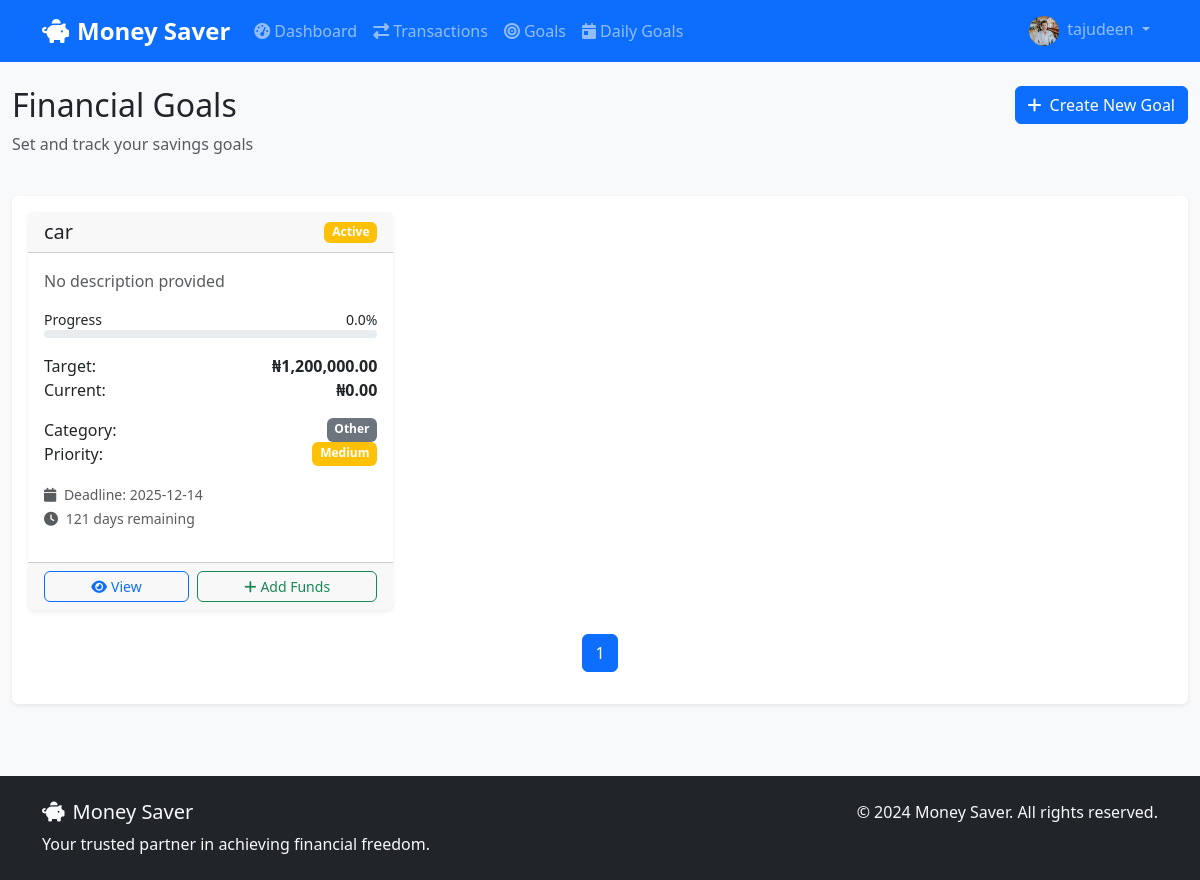
Page /goals (signed in) on the committed database.
### models.py (models this page shows, shortened)
class User(UserMixin, db.Model):
    id = db.Column(db.Integer, primary_key=True)
    username = db.Column(db.String(80), unique=True, nullable=False)
    email = db.Column(db.String(120), unique=True, nullable=False)
    password_hash = db.Column(db.String(255), nullable=False)
    first_name = db.Column(db.String(50), nullable=False)
    last_name = db.Column(db.String(50), nullable=False)
    phone = db.Column(db.String(20))
    profile_picture = db.Column(db.String(255), default='default.jpg')
    created_at = db.Column(db.DateTime, default=datetime.utcnow)
    is_verified = db.Column(db.Boolean, default=False)
    transactions = db.relationship('Transaction', backref='user', lazy='dynamic')
    goals = db.relationship('Goal', backref='user', lazy='dynamic')
    bank_accounts = db.relationship('BankAccount', backref='user', lazy='dynamic')

class Goal(db.Model):
    id = db.Column(db.Integer, primary_key=True)
    user_id = db.Column(db.Integer, db.ForeignKey('user.id'), nullable=False)
    title = db.Column(db.String(100), nullable=False)
    description = db.Column(db.Text)
    target_amount = db.Column(db.Float, nullable=False)
    current_amount = db.Column(db.Float, default=0.0)
    deadline = db.Column(db.DateTime, nullable=False)
    status = db.Column(db.String(20), default='active')  # active, completed, failed
    category = db.Column(db.String(50))  # emergency, vacation, car, house, education
    priority = db.Column(db.String(20), default='medium')  # low, medium, high
    created_at = db.Column(db.DateTime, default=datetime.utcnow)
    updated_at = db.Column(db.DateTime, default=datetime.utcnow, onupdate=datetime.utcnow)
    def get_progress_percentage(self):
        if self.target_amount <= 0:
            return 0
        return min((self.current_amount / self.target_amount) * 100, 100)
    def get_days_remaining(self):
        if self.deadline:
            delta = self.deadline - datetime.utcnow()
            return max(delta.days, 0)
        return 0

### routes.py (the view)
@main_bp.route('/goals')
@login_required
def goals():
    page = request.args.get('page', 1, type=int)
    goals = Goal.query.filter_by(user_id=current_user.id)\
        .order_by(Goal.created_at.desc())\
        .paginate(page=page, per_page=10, error_out=False)
    return render_template('goals.html', goals=goals)

### templates/goals.html (shortened to what this page needs)
{% extends "base.html" %}
{% block content %}
<div class="container-fluid">
    <div class="row mb-4">
        <div class="col">
            <h1 class="h2">Financial Goals</h1>
            <p class="text-muted">Set and track your savings goals</p>
        </div>
        <div class="col-auto">
            <a href="{{ url_for('main.add_goal') }}" class="btn btn-primary">
                <i class="fas fa-plus me-2"></i>Create New Goal
            </a>
        </div>
    </div>
    <div class="row">
        <div class="col-12">
            <div class="card">
                <div class="card-body">
                    {% if goals.items %}
                        <div class="row">
                            {% for goal in goals.items %}
                                <div class="col-md-6 col-lg-4 mb-4">
                                    <div class="card h-100">
                                        <div class="card-header d-flex justify-content-between align-items-center">
                                            <h5 class="mb-0">{{ goal.title }}</h5>
                                            <span class="badge bg-{{ 'success' if goal.status == 'completed' else 'warning' if goal.status == 'active' else 'danger' }}">
                                                {{ goal.status.title() }}
                                            </span>
                                        </div>
                                        <div class="card-body">
                                            <p class="text-muted">{{ goal.description or 'No description provided' }}</p>
                                            <div class="mb-3">
                                                <div class="d-flex justify-content-between">
                                                    <small>Progress</small>
                                                    <small>{{ goal.get_progress_percentage() }}%</small>
                                                </div>
                                                <div class="progress">
                                                </div>
                                            </div>
                                            <div class="mb-3">
                                                <div class="d-flex justify-content-between">
                                                    <span>Target:</span>
                                                    <strong>₦{{ "{:,.2f}".format(goal.target_amount) }}</strong>
                                                </div>
                                                <div class="d-flex justify-content-between">
                                                    <span>Current:</span>
                                                    <strong>₦{{ "{:,.2f}".format(goal.current_amount) }}</strong>
                                                </div>
                                            </div>
                                            <div class="mb-3">
                                                <div class="d-flex justify-content-between">
                                                    <span>Category:</span>
                                                    <span class="badge bg-secondary">{{ goal.category.title() }}</span>
                                                </div>
                                                <div class="d-flex justify-content-between">
                                                    <span>Priority:</span>
                                                    <span class="badge bg-{{ 'danger' if goal.priority == 'high' else 'warning' if goal.priority == 'medium' else 'info' }}">
                                                        {{ goal.priority.title() }}
                                                    </span>
                                                </div>
                                            </div>
                                            <div class="mb-3">
                                                <small class="text-muted">
                                                    <i class="fas fa-calendar me-1"></i>
                                                    Deadline: {{ goal.deadline.strftime('%Y-%m-%d') }}
                                                </small>
                                                <br>
                                                <small class="text-muted">
                                                    <i class="fas fa-clock me-1"></i>
                                                    {{ goal.get_days_remaining() }} days remaining
                                                </small>
                                            </div>
                                        </div>
                                        <div class="card-footer">
                                            <div class="d-flex gap-2">
                                                <button class="btn btn-sm btn-outline-primary flex-fill"
                                                        onclick="viewGoal({{ goal.id }})">
                                                    <i class="fas fa-eye me-1"></i>View
                                                </button>
                                                <button class="btn btn-sm btn-outline-success flex-fill"
                                                        onclick="addToGoal({{ goal.id }})">
                                                    <i class="fas fa-plus me-1"></i>Add Funds
                                                </button>
                                            </div>
                                        </div>
                                    </div>
                                </div>
                            {% endfor %}
                        </div>
                        <nav aria-label="Goals pagination">
                            <ul class="pagination justify-content-center">
                                {% for page_num in goals.iter_pages(left_edge=1, right_edge=1, left_current=1, right_current=2) %}
                                    {% if page_num %}
                                        {% if page_num != goals.page %}
                                            <li class="page-item">
                                                <a class="page-link" href="{{ url_for('main.goals', page=page_num) }}">
                                                    {{ page_num }}
                                                </a>
                                            </li>
                                        {% else %}
                                            <li class="page-item active">
                                                <span class="page-link">{{ page_num }}</span>
                                            </li>
                                        {% endif %}
                                    {% else %}
                                        <li class="page-item disabled">
                                            <span class="page-link">...</span>
                                        </li>
                                    {% endif %}
                                {% endfor %}
                            </ul>
                        </nav>
                    {% endif %}
                </div>
            </div>
        </div>
    </div>
</div>
{% endblock %}

### templates/base.html (shortened to what this page needs)
<!DOCTYPE html>
<html lang="en">
<head>
    <link href="https://cdn.jsdelivr.net/npm/bootstrap@5.3.2/dist/css/bootstrap.min.css" rel="stylesheet">
    <link rel="stylesheet" href="https://cdnjs.cloudflare.com/ajax/libs/font-awesome/6.4.0/css/all.min.css">
    <link rel="stylesheet" href="{{ url_for('static', filename='style.css') }}">
</head>
<body>
    <nav class="navbar navbar-expand-lg navbar-dark bg-primary">
        <div class="container">
            <a class="navbar-brand fw-bold" href="{{ url_for('main.index') }}">
                <i class="fas fa-piggy-bank me-2"></i>Money Saver
            </a>
            <div class="collapse navbar-collapse" id="navbarNav">
                <ul class="navbar-nav me-auto">
                    {% if current_user.is_authenticated %}
                    <li class="nav-item">
                        <a class="nav-link" href="{{ url_for('main.dashboard') }}">
                            <i class="fas fa-tachometer-alt me-1"></i>Dashboard
                        </a>
                    </li>
                    <li class="nav-item">
                        <a class="nav-link" href="{{ url_for('main.transactions') }}">
                            <i class="fas fa-exchange-alt me-1"></i>Transactions
                        </a>
                    </li>
                    <li class="nav-item">
                        <a class="nav-link" href="{{ url_for('main.goals') }}">
                            <i class="fas fa-bullseye me-1"></i>Goals
                        </a>
                    </li>
                    <li class="nav-item">
                        <a class="nav-link" href="{{ url_for('main.daily_goals') }}">
                            <i class="fas fa-calendar-day me-1"></i>Daily Goals
                        </a>
                    </li>
                    {% endif %}
                </ul>
                <ul class="navbar-nav">
                    {% if current_user.is_authenticated %}
                    <li class="nav-item dropdown">
                        <a class="nav-link dropdown-toggle" href="#" id="navbarDropdown" role="button" data-bs-toggle="dropdown">
                            <img src="{{ url_for('static', filename='images/' + current_user.profile_picture) }}" alt="Profile" class="rounded-circle me-1" width="30" height="30"> {{ current_user.first_name }}
                        </a>
                    </li>
                    {% endif %}
                </ul>
            </div>
        </div>
    </nav>
    <main class="py-4">
        {% block content %}{% endblock %}
    </main>
    <footer class="bg-dark text-light py-4 mt-5">
        <div class="container">
            <div class="row">
                <div class="col-md-6">
                    <h5><i class="fas fa-piggy-bank me-2"></i>Money Saver</h5>
                    <p class="mb-0">Your trusted partner in achieving financial freedom.</p>
                </div>
                <div class="col-md-6 text-md-end">
                    <p class="mb-0">&copy; 2024 Money Saver. All rights reserved.</p>
                </div>
            </div>
        </div>
    </footer>
</body>
</html>

### static/style.css (style rules this page uses)
:root { --primary-color: #0d6efd; --secondary-color: #6c757d; --success-color: #198754; --danger-color: #dc3545; --warning-color: #ffc107; --info-color: #0dcaf0; --light-color: #f8f9fa; --dark-color: #212529; }
body { font-family: 'Segoe UI', Tahoma, Geneva, Verdana, sans-serif; background-color: #f8f9fa; }
.card { border: none; box-shadow: 0 0.125rem 0.25rem rgba(0, 0, 0, 0.075); transition: all 0.3s ease; }
.btn { border-radius: 0.375rem; font-weight: 500; transition: all 0.3s ease; }
.progress { height: 0.5rem; border-radius: 0.25rem; }
.navbar-brand { font-weight: 700; font-size: 1.5rem; }
.navbar-nav .nav-link { font-weight: 500; }
.rounded-circle { object-fit: cover; }
footer { margin-top: auto; }

### rows in the picture
User: profile_picture (picture), first_name "tajudeen"
Goal: title "car", status "Active", description "No description provided", get_progress_percentage "0.0", target_amount "1,200,000.00", current_amount "0.00", category "Other", priority "Medium", deadline "2025-12-14", get_days_remaining "121"

### other values in the picture
{{ page_num }} "1"
